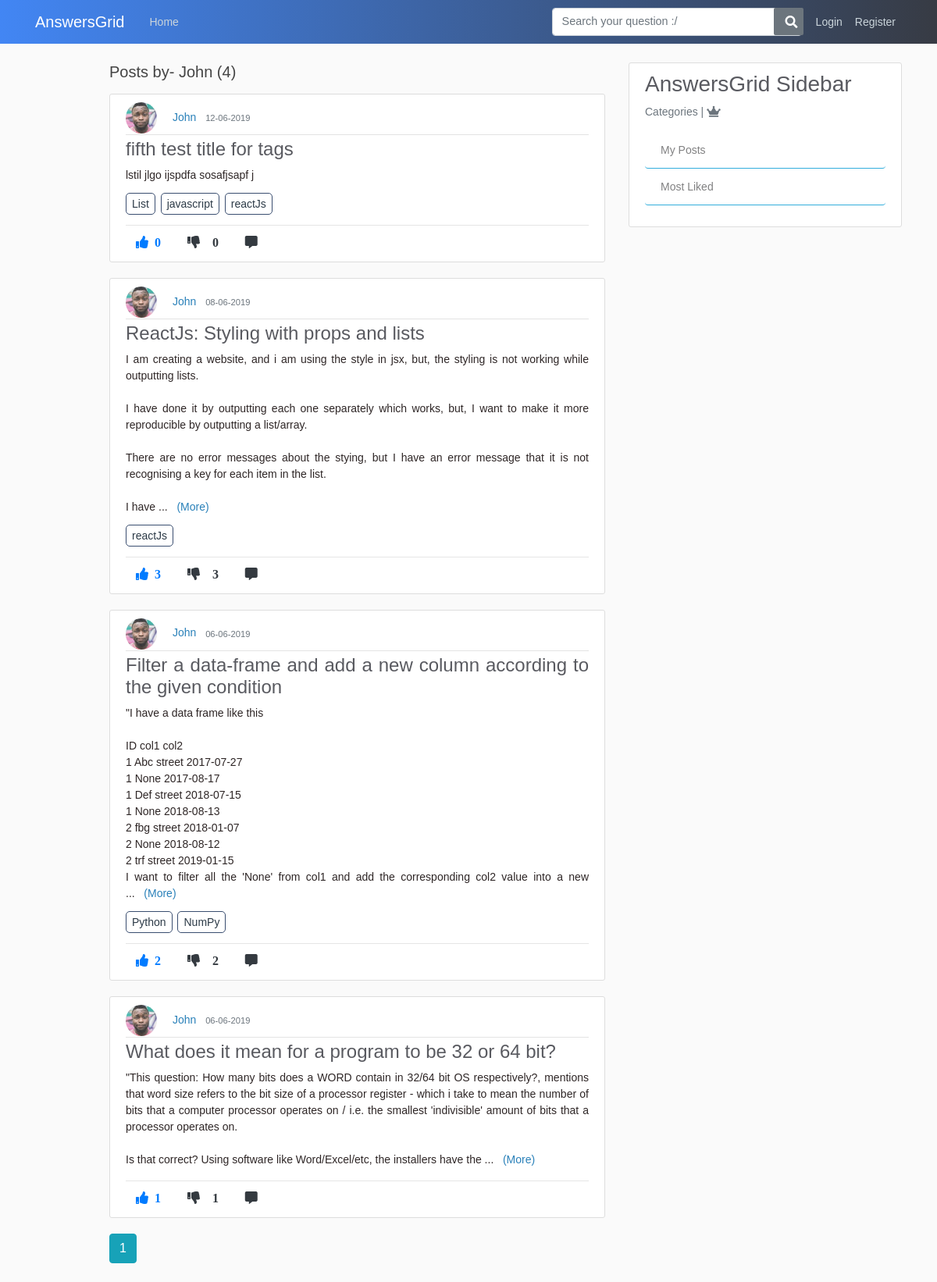
/user/John, run on the app's committed database.
### application/models.py (models this page shows, shortened)
class User(db.Model, UserMixin):
    id = db.Column(db.Integer, primary_key=True)
    username = db.Column(db.String(20), unique=True, nullable=False)
    email = db.Column(db.String(120), unique=True, nullable=False)
    image_file = db.Column(db.String(20), nullable=False, default='default.jpg')
    password = db.Column(db.String(60), nullable=False)
    posts = db.relationship('Post', backref='author', lazy=True)
    answers = db.relationship('Answer', backref="author", lazy=True)
    comments = db.relationship('Comment', backref='author', lazy=True)
    answercomments = db.relationship('AnswerComment', backref='author', lazy=True)
    favourites = db.relationship('Favourite', backref='author', lazy=True)

class Post(db.Model):
    id = db.Column(db.Integer, primary_key=True)
    title = db.Column(db.String(100), nullable=False)
    content = db.Column(db.Text, nullable=False)
    date_posted = db.Column(db.DateTime, nullable=False, default=datetime.utcnow)
    like_count = db.Column(db.Integer, nullable=False, default=0)
    dislike_count = db.Column(db.Integer, nullable=False, default=0)
    user_id = db.Column(db.Integer, db.ForeignKey('user.id'), nullable=False)
    comments = db.relationship('Comment', backref='commentOnPost', lazy=True)
    answers = db.relationship('Answer', backref='answerOnPost', lazy=True)
    favourites = db.relationship('Favourite', backref='favour_post', lazy=True)

class tagposts(db.Model):
    id = db.Column(db.Integer, primary_key=True, nullable=False)
    post_id = db.Column(db.Integer, db.ForeignKey('post.id'), nullable=False)
    tag_id = db.Column(db.Integer, db.ForeignKey('tags.tag_id'), nullable=False)

class Tags(db.Model):
    tag_id = db.Column(db.Integer, primary_key=True, nullable=False)
    tag_title = db.Column(db.String,nullable=False)

### application/routes.py (the view)
@app.route("/user/<string:username>")
def user_posts(username):
    page = request.args.get('page', 1, type=int)
    user = User.query.filter_by(username=username).first_or_404()
    posts = Post.query.filter_by(author=user)\
        .order_by(Post.date_posted.desc())\
        .paginate(page=page, per_page=5)
    joinedTables = db.session.query(tagposts.post_id,tagposts.tag_id,Tags.tag_title,Post.title,Post.user_id,Post.like_count,Post.content).join(Tags).join(Post).all()
    return render_template('user_posts.html', posts=posts, user=user, joinedTables=joinedTables)

### application/templates/user_posts.html (shortened to what this page needs)
{% extends "layout.html" %}
{% block content %}
    <h5 class="mb-3">Posts by- {{ user.username }} ({{ posts.total }}) </h5>
    {% for post in posts.items %}
        <article class="media content-section">
          <div class="media-body">
            <div class="article-metadata">
              <img class="rounded-circle article-img" src="{{ url_for('static', filename='profile_pics/' + post.author.image_file) }}">
              <a class="mr-2" href="{{ url_for('user_posts', username=post.author.username) }}">{{ post.author.username }}</a>
              <small class="text-muted">{{ post.date_posted.strftime('%d-%m-%Y') }}</small>
            </div>
            <h4 class="text-justify"><a class="article-title" href="{{ url_for('comment_post', post_id=post.id) }}">{{ post.title }}</a></h4>
            <p class="article-content more text-justify">{{ post.content }}</p>
            {% for tag in joinedTables %}
            {% if post.id == tag[0] %}
            <a class="article-content tag-style text-justify" href="{{ url_for('tags', tag_title=tag.tag_title) }}">{{ tag.tag_title }}</a>
            {% endif %}
            {% endfor %}<hr>
            <div class="footRow">
                {%  if current_user.is_authenticated %}
                  <a><i class="fas fa-thumbs-up mr-1 btn upvote"id="/vote/{{post.id}}/{{current_user.id}}" onclick="contentDisp(this);">  {{ post.like_count }} </i></a>
                  <a><i class="fas fa-thumbs-down mr-1 btn upvote" id="/downvote/{{post.id}}/{{current_user.id}}" onclick="contentDisp(this);" >  {{ post.dislike_count }} </i></a>
                  <a href="{{url_for('comment_post', post_id=post.id)}}"><i class="fas fa-comment-alt mr-1 btn text-dark"></i></a>
                  <a class="a2a_dd" href="https://www.addtoany.com/share"><i class="far fa-share-square btn"></i></a>
                  {% else %}
                  <a href="{{url_for('login')}}"><i class="fas fa-thumbs-up mr-1 btn text-primary upvote"><span class="ml-2 likes-count">{{ post.like_count }}</span></i></a>
                  <a href="{{url_for('login')}}"><i class="fas fa-thumbs-down mr-1 btn text-dark"><span id="demo" class="ml-3">{{ post.like_count }}</i></a>
                  <a href="{{url_for('comment_post', post_id=post.id)}}"><i class="fas fa-comment-alt mr-1 btn text-dark"></i></a>
                {% endif %}
               </div>
          </div>
        </article>
    {% endfor %}
    {% for page_num in posts.iter_pages(left_edge=1, right_edge=1, left_current=1, right_current=2) %}
      {% if page_num %}
        {% if posts.page == page_num %}
          <a class="btn btn-info mb-4" href="{{ url_for('user_posts', username=user.username, page=page_num) }}">{{ page_num }}</a>
        {% else %}
          <a class="btn btn-outline-info mb-4" href="{{ url_for('user_posts', username=user.username, page=page_num) }}">{{ page_num }}</a>
        {% endif %}
      {% else %}
      ...
      {% endif %}
    {% endfor %}
{% endblock content %}

### application/static/main.css (style rules this page uses)
body { background: #fafafa; color: #333333; margin-top: 5rem; }
h1, h2, h3, h4, h5, h6 { color: #444444; }
.content-section { background: #ffffff; padding: 10px 20px; border: 1px solid #dddddd; border-radius: 3px; margin-bottom: 20px; }
.article-title { color: #444444; }
.article-content { white-space: pre-line; }
.article-img { height: 40px; width: 40px; margin-right: 16px; }
.article-metadata { padding-bottom: 1px; margin-bottom: 4px; border-bottom: 1px solid #e3e3e3 }

### application/templates/layout.html (style rules this page uses)
body { color: #2e2626; margin-top: 5rem; font-size: 14px; font-weight: unset; line-height: 1.5; font-family: Arial; }
img { display: inline; }
.footRow { margin-top: -10px; }
.tag-style { margin-right: 3px; border: 1px solid #3a4e70; padding: 5px 7px; border-radius: 5px; color: #2C3A47 }
a { color: #2980b9; }
.fa-thumbs-up { color: #4286f4; }
.fa-thumbs-down { color: #f1545b }
h4,h3 { color: #595a60; }
.article-title { color: #595a60; }

### data on the page
User: username "John"
Post: image_file (picture), author.username "John", date_posted "12-06-2019", title "fifth test title for tags", content "lstil jlgo ijspdfa sosafjsapf j", like_count "0"
tagposts: tag_title "List"
tagposts: tag_title "javascript"
tagposts: tag_title "reactJs"
Post: image_file (picture), author.username "John", date_posted "08-06-2019", title "ReactJs: Styling with props and lists", content "I am creating a website, and i am using the style in jsx, but, the styling is not working while outputting lists. I have done it by outputting each one separately which works, but, I want to make it more reproducible by outputting a list/array. There are no error messages about the stying, but I have an error message that it is not recognising a key for each item in the list. I have", like_count "3"
tagposts: tag_title "reactJs"
Post: image_file (picture), author.username "John", date_posted "06-06-2019", title "Filter a data-frame and add a new column according to the given condition", content "\"I have a data frame like this ID col1 col2 1 Abc street 2017-07-27 1 None 2017-08-17 1 Def street 2018-07-15 1 None 2018-08-13 2 fbg street 2018-01-07 2 None 2018-08-12 2 trf street 2019-01-15 I want to filter all the 'None' from col1 and add the corresponding col2 value into a new", like_count "2"
tagposts: tag_title "Python"
tagposts: tag_title "NumPy"
Post: image_file (picture), author.username "John", date_posted "06-06-2019", title "What does it mean for a program to be 32 or 64 bit?", content "\"This question: How many bits does a WORD contain in 32/64 bit OS respectively?, mentions that word size refers to the bit size of a processor register - which i take to mean the number of bits that a computer processor operates on / i.e. the smallest 'indivisible' amount of bits that a processor operates on. Is that correct? Using software like Word/Excel/etc, the installers have the", like_count "1"

### other printed values
{{ posts.total }} "4"
{{ page_num }} "1"
